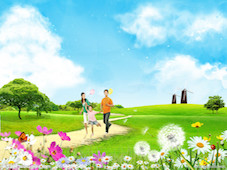
#> input picture openCV/c.jpg, 227 x 170 px
$ python '9.5 openCV图像处理_图像平滑_滤波.py'
#> lines starting #> are read from the running program, lines starting #| are printed output that depends on the picture
# -*- coding: utf-8 -*-
import numpy as np
import matplotlib as mat
import matplotlib.pyplot as plt
import cv2


"""
对 2D 图像实施低通滤波(LPF),高通滤波 (HPF)等。
-->LPF 帮助我们去除噪音,模糊图像。
-->HPF 帮助我们找到图像的边缘


src.depth() = CV_8U,         ddepth = -1/CV_16S/CV_32F/CV_64F
src.depth() = CV_16U/CV_16S, ddepth = -1/CV_32F/CV_64F
src.depth() = CV_32F,        ddepth = -1/CV_32F/CV_64F
src.depth() = CV_64F,        ddepth = -1/CV_64F


filter2D(src, ddepth, kernel, dst=None, anchor=None, delta=None, borderType=None): # real signature unknown; restored from __doc__
    低通滤波:平滑图像
        归一化块滤波器(平均)
            cv2.boxFilter(img,-1,(n,n))//源,-1表示输出和原图像深度一致,核
            cv2.blur(img,(n,m))
        中值滤波-去除噪音:
            cv2.medianBlur(image,n) /n核的大小 5
        高斯滤波:
            cv2.GaussianBlur(img,(n,n),0)  //X方向上的高斯核标准偏差。
            某个像素点 受到的影响 离得越远 影响越小
        双边滤波（Bilateral filter) 双边滤波同时使用了空间高斯权重和灰度相似性高斯权重
            可以保边去噪的滤波器
            cv2.bilateralFilter(img,d,’p1’,’p2’)
            函数有四个参数需要，d是领域的直径，后面两个参数是空间高斯函数标准差和灰度值相似性高斯函数标准差
"""


"""
    LPF
"""
def AA(title='同一滤波'):
    im = cv2.imread("./logo.png")
    kernel = np.ones((5,5),np.float32)/25
    dst = cv2.filter2D(im,-1,kernel=kernel)

    plt.subplot(121), plt.imshow(im), plt.title('Original')
    plt.xticks([]), plt.yticks([])
    plt.subplot(122), plt.imshow(dst), plt.title('Averaging')
    plt.xticks([]), plt.yticks([])
    plt.show()
    cv2.blur()

def BB(name='归一化'):
#> called with name = '归一化'
    im = cv2.imread("./c.jpg")
#> im is the input picture: shape (170, 227, 3); mean B, G, R 182.3, 212, 169.6
    new1 = cv2.blur(im,(5,3))
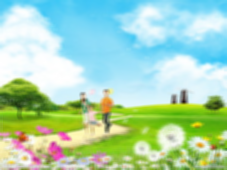
#> new1: shape (170, 227, 3); mean B, G, R 182.3, 212, 169.6
    new2 = cv2.boxFilter(im,-1,(5,5))
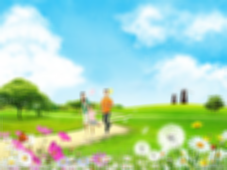
#> new2: shape (170, 227, 3); mean B, G, R 182.3, 212, 169.7
    cv2.imshow("A",new1)
    cv2.imshow("B", new2)
    cv2.waitKey(0)
    pass

def CC(name="中指滤波"):
    im = cv2.imread('./a.jpg')
    for i in range(1000):
        rows = int(np.random.rand()*im.shape[0])
        cols = int(np.random.rand() * im.shape[1])
        if im.ndim==3:
            im[rows][cols]=[255,255,255]
        else:
            im[rows][cols] = 255
    cv2.imshow("A",im)

    new = cv2.medianBlur(im,5)
    cv2.imshow("B",new)
    cv2.waitKey(0)

BB()
